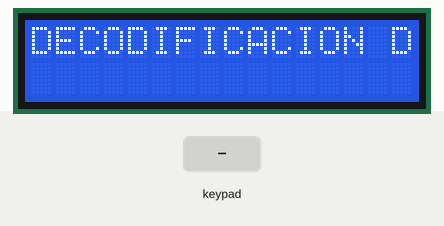
The sketch below on a simulated Arduino Uno, built with avr-gcc and run on an emulated ATmega328P. On the bench: 16×2 character LCD. Inputs (shaded band) come from the test bench.

Above: at 0.1 s.
2.3 s: keypad keys 7 + 5 = pressed 0.4 s apart
At 4.7 s:
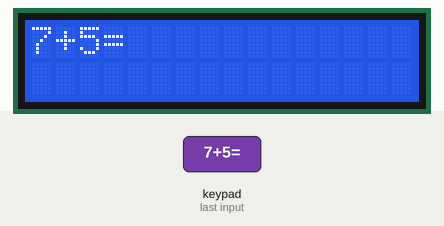
5.4 s: key '/' pressed
6.9 s: keypad keys 8 / 2 = pressed 0.4 s apart
At 9.3 s:
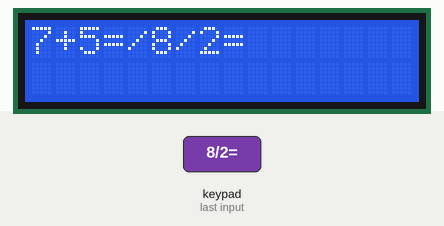
10.0 s: key 'x' pressed
At 10.6 s:
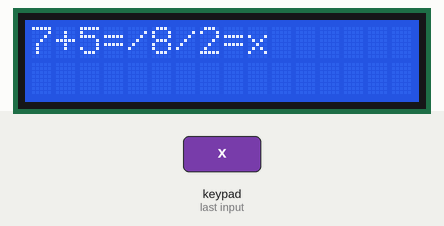
11.5 s: key '=' pressed
At 11.8 s:
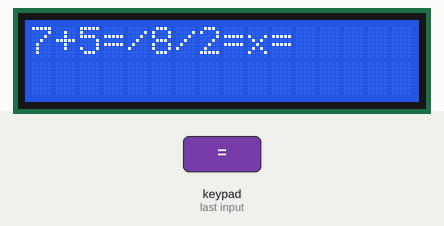
13.0 s: keypad keys 9 - 4 = pressed 0.4 s apart
At 15.2 s:
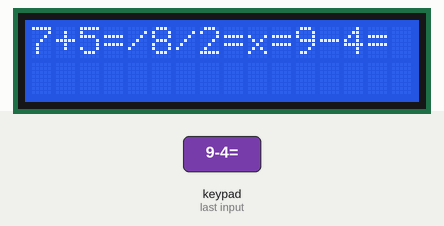
Timing chart, 0 to 16.7 s (numbered marks = the images above; inputs shaded):
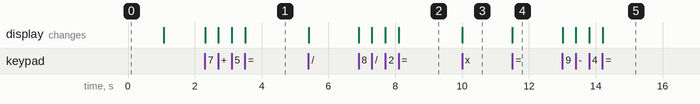

The sketch:

10.ino
```cpp
#include <LiquidCrystal.h> //Definir librerias
#include <Keypad.h>
LiquidCrystal lcd(12, 11, 5, 4, 3, 2); //Se define pines donde se va a conectar la pantalla
const byte ROWS = 4; //Cuantas filas
const byte COLS = 4; //Cuantas columnas
char hexaKeys[ROWS][COLS] = {
{'7','8','9','/'},
{'4','5','6','x'}, //Mapa de la matriz
{'1','2','3','-'},
{'o','0','=','+'}
};
byte rowPins[ROWS] = {A3, A2, A1, A0}; //Definicion de pines para las filas del teclado
byte colPins[COLS] = {10, 9, 8, 7}; //Definicion de pines para las columnas del teclado
//El siguiente renglón es un arreglo de valores
Keypad myKeypad = Keypad( makeKeymap(hexaKeys), rowPins, colPins, ROWS, COLS);

void setup(){
  lcd.begin(16,2);
  lcd.print("DECODIFICACION DE TECLADO"); //Al empezar que muestre Mensaje
  delay(1000);
  lcd.clear();
}

void loop(){
  char key = myKeypad.getKey(); //Que obtenga un valor carácter de la matriz
  if
    (key=='1'||key=='2'||key=='3'||key=='4'||key=='5'||key=='6'||key=='7'||key=='8'||key=='9'||key=='0'||key=='/'||key=='x'||key=='-'||key=='+'||key=='='){
    lcd.print(key); //si cualquiera de los datos obtenidos que lo imprima en la pantalla
  }
  if (key=='o'){
    lcd.clear(); //si obtiene la tecla on/c que borre todo de la pantalla
  }
}
```

Measured:
- after the input at 2.3 s, the display: first changes at once (image 1 shows a later state)
- after the input at 6.9 s, the display: first changes at once (image 2 shows a later state)
- after the input at 10.0 s, the display: changes at once (image 3)
- after the input at 11.5 s, the display: changes at once (image 4)
- after the input at 13.0 s, the display: first changes at once (image 5 shows a later state)
